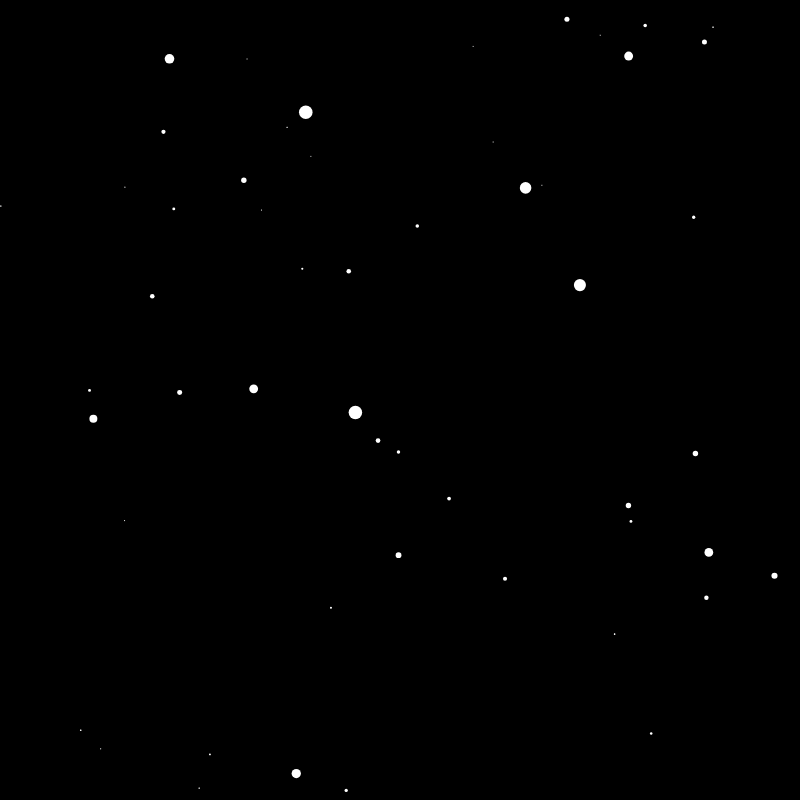
Frame 1 (no input)
Frame 60 (no input): identical to frame 1, image omitted
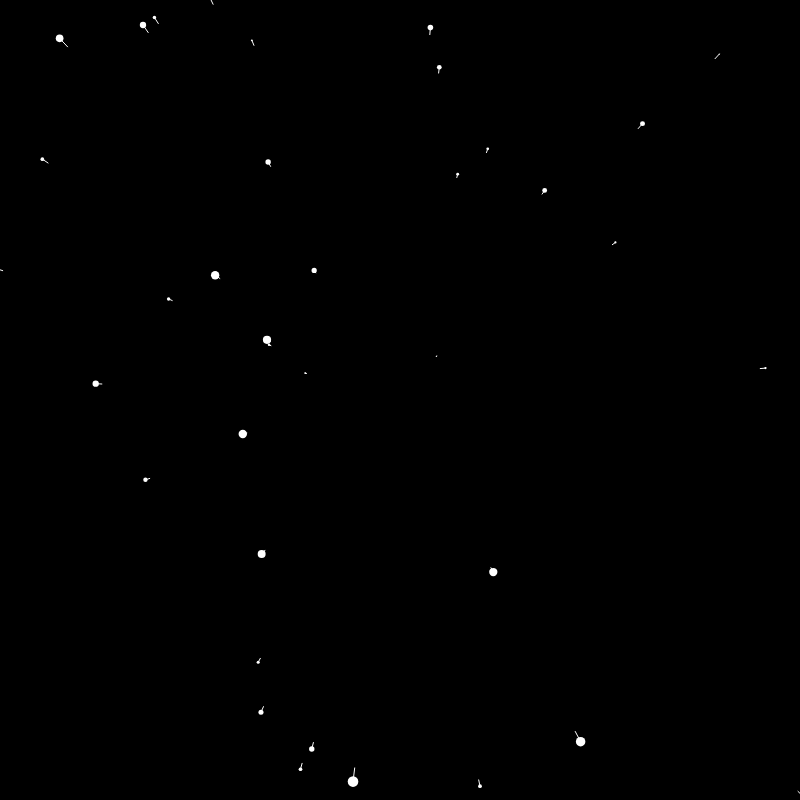
Frame 120 (the mouse pressed at the canvas centre since frame 60)

The p5.js sketch that drew these frames (run headless with seeded random() and noise() and a simulated clock; from frame 60 on, the mouse is pressed at the canvas centre):

// p5.js sketch
// ── sketch.js
let stars = [];

let speed;

function setup() {
    createCanvas(800, 800);
    for (let i = 0; i < 800; i++) {
        stars[i] = new Star();
    }
}

function draw() {
    background(0);
    speed = map(mouseX, 0, width, 0, 20);
    translate(width / 2, height / 2);
    for (let i = 0; i < stars.length; i++) {
        stars[i].update();
        stars[i].show();
    }
}
// ── star.js
function Star() {
    this.x = random(-width, width);
    this.y = random(-height, height);
    this.z = random(width);
    this.pz = this.z;

    this.update = function () {
        this.z = this.z - speed;
        if (this.z < 1) {
            this.x = random(-width, width);
            this.y = random(-height, height);
            this.z = random(width);
            this.pz = this.z;
        }
    }

    this.show = function () {
        fill(255);
        noStroke();
        let sx = map(this.x / this.z, 0, 1, 0, width);
        let sy = map(this.y / this.z, 0, 1, 0, height);
        let r = map(this.z, 0, width, 16, 0);
        ellipse(sx, sy, r, r);

        let px = map(this.x / this.pz, 0, 1, 0, width);
        let py = map(this.y / this.pz, 0, 1, 0, height);
        this.pz = this.z;

        stroke(255);
        line(px, py, sx, sy);



    }
}
